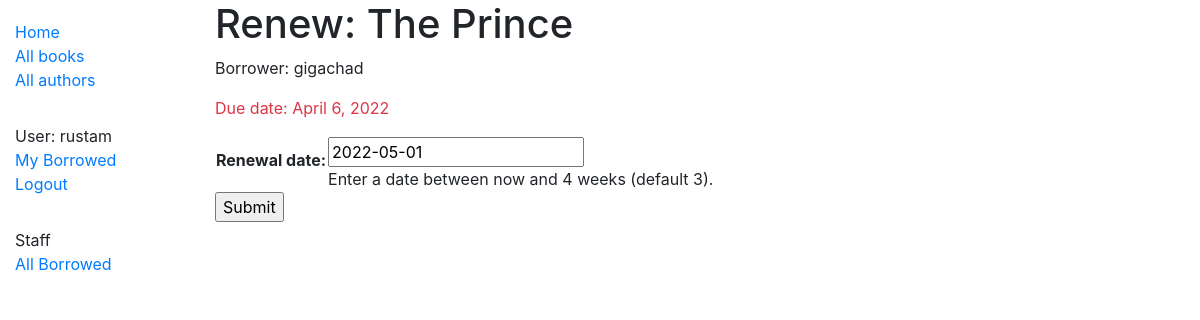
The app's page /catalog/book/5c91491a-e182-4fe0-8b0f-9c79cd96b544/renew/ (signed in) with its own data.
### catalog/models.py (models this page shows, shortened)
class BookInstance(models.Model):
    id = models.UUIDField(primary_key=True, default=uuid.uuid4, help_text='Unique ID for this particular book across '
                                                                          'whole library')
    book = models.ForeignKey('Book', on_delete=models.RESTRICT, null=True)
    imprint = models.CharField(max_length=200)
    due_back = models.DateField(null=True, blank=True)
    LOAN_STATUS = (
        ('m', 'Maintenace'),
        ('o', 'On Loan'),
        ('a', 'Available'),
        ('r', 'Reserved')
    )
    status = models.CharField(
        max_length=1,
        choices=LOAN_STATUS,
        blank=True,
        default='m',
        help_text='Book availability'
    )
    borrower = models.ForeignKey(User, on_delete=models.SET_NULL, null=True, blank=True)
    @property
    def is_overdue(self):
        if self.due_back and date.today() > self.due_back:
            return True
        return False
    class Meta:
        ordering = ['due_back']
        permissions = (("can_mark_returned", "Set book as returned"),)

class Book(models.Model):
    title = models.CharField(max_length=200)
    author = models.ForeignKey('Author', on_delete=models.SET_NULL, null=True)
    summary = models.TextField(max_length=1000, help_text='Enter a brief description of the book')
    isbn = models.CharField('ISBN', max_length=13, unique=True, help_text='13 character <a '
                                                                          'href="https://www.isbn-international.org'
                                                                          '/content/what-isbn">ISBN number</a>')
    genre = models.ManyToManyField(Genre, help_text='Select genre of the book')
    def display_genre(self):
        """Create a string for the Genre. This is required to display genre in Admin."""
        return ', '.join(genre.name for genre in self.genre.all()[:3])
    display_genre.short_description = 'Genre'
    language = models.ManyToManyField(Language, help_text='Select language of the book')
    def display_language(self):
        """Create a string for the Genre. This is required to display genre in Admin."""
        return ', '.join(language.name for language in self.language.all()[:3])
    display_language.short_description = 'Language'

### catalog/views.py (the view)
# urls.py: path('book/<uuid:pk>/renew/', views.renew_book_librarian, name='renew-book-librarian'),
@login_required
@permission_required("catalog.can_mark_returned", raise_exception=True)
def renew_book_librarian(request, pk):
    book_instance = get_object_or_404(BookInstance, pk=pk)
    if request.method == 'POST':
        form = RenewBookForm(request.POST)
        if form.is_valid():
            book_instance.due_back = form.cleaned_data['renewal_date']
            book_instance.save()
            return HttpResponseRedirect(reverse('all-borrowed'))
    else:
        proposed_renewal_date = datetime.datetime.today() + datetime.timedelta(weeks=3)
        form = RenewBookForm(initial={'renewal_date': proposed_renewal_date})
    context = {
        'form': form,
        'book_instance': book_instance
    }
    return render(request, 'catalog/book_renew_librarian.html', context)

### catalog/forms.py (shortened to what this page needs)
class RenewBookForm(forms.Form):
    renewal_date = forms.DateField(help_text='Enter a date between now and 4 weeks (default 3).')

### catalog/templates/catalog/book_renew_librarian.html (shortened to what this page needs)
{% extends "base.html" %}
{% block content %}
  <h1>Renew: {{ book_instance.book.title }}</h1>
  <p>Borrower: {{ book_instance.borrower }}</p>
  <p class="{% if book_instance.is_overdue %} text-danger{% endif %}">Due date: {{ book_instance.due_back }}</p>
  <form action="" method="post">
    <table>
    {{ form.as_table }}
    </table>
    <input type="submit" value="Submit">
  </form>
{% endblock %}

### catalog/templates/base.html (shortened to what this page needs)
<!DOCTYPE html>
<html lang="en">
<head>
  <link rel="stylesheet" href="https://cdn.jsdelivr.net/npm/bootstrap@4.5.3/dist/css/bootstrap.min.css"
>
  {% load static %}
  <link rel="stylesheet" href="{% static 'css/styles.css' %}">
</head>
<body>
  <div class="container-fluid">
    <div class="row">
      <div class="col-sm-2">
      {% block sidebar %}
        <ul class="sidebar-nav">
          <li><a href="{% url 'index' %}">Home</a></li>
          <li><a href="{% url 'books' %}">All books</a></li>
          <li><a href="{% url 'authors' %}">All authors</a></li>
            {% if user.is_authenticated %}
             <li style="margin-top:2em;">User: {{ user.get_username }}</li>
             <li><a href="{% url 'my-borrowed' %}">My Borrowed</a></li>
             <li><a href="{% url 'logout' %}?next={{ request.path }}">Logout</a></li>
             <li style="margin-top:2em;">Staff</li>
             <li><a href="{% url 'all-borrowed' %}">All Borrowed</a></li>
            {% else %}
             <li><a href="{% url 'login' %}?next={{ request.path }}">Login</a></li>
            {% endif %}
        </ul>
      {% endblock %}
      </div>
      <div class="col-sm-10 ">{% block content %} {% endblock %}
      </div>
    </div>
  </div>
</body>
</html>

### catalog/static/css/styles.css (style rules this page uses)
.sidebar-nav { margin-top: 20px; padding: 0; list-style: none; }

### records on screen
BookInstance: book "The Prince", borrower "gigachad", due_back "April 6, 2022"

### other values on screen
{{ user.get_username }} "rustam"
